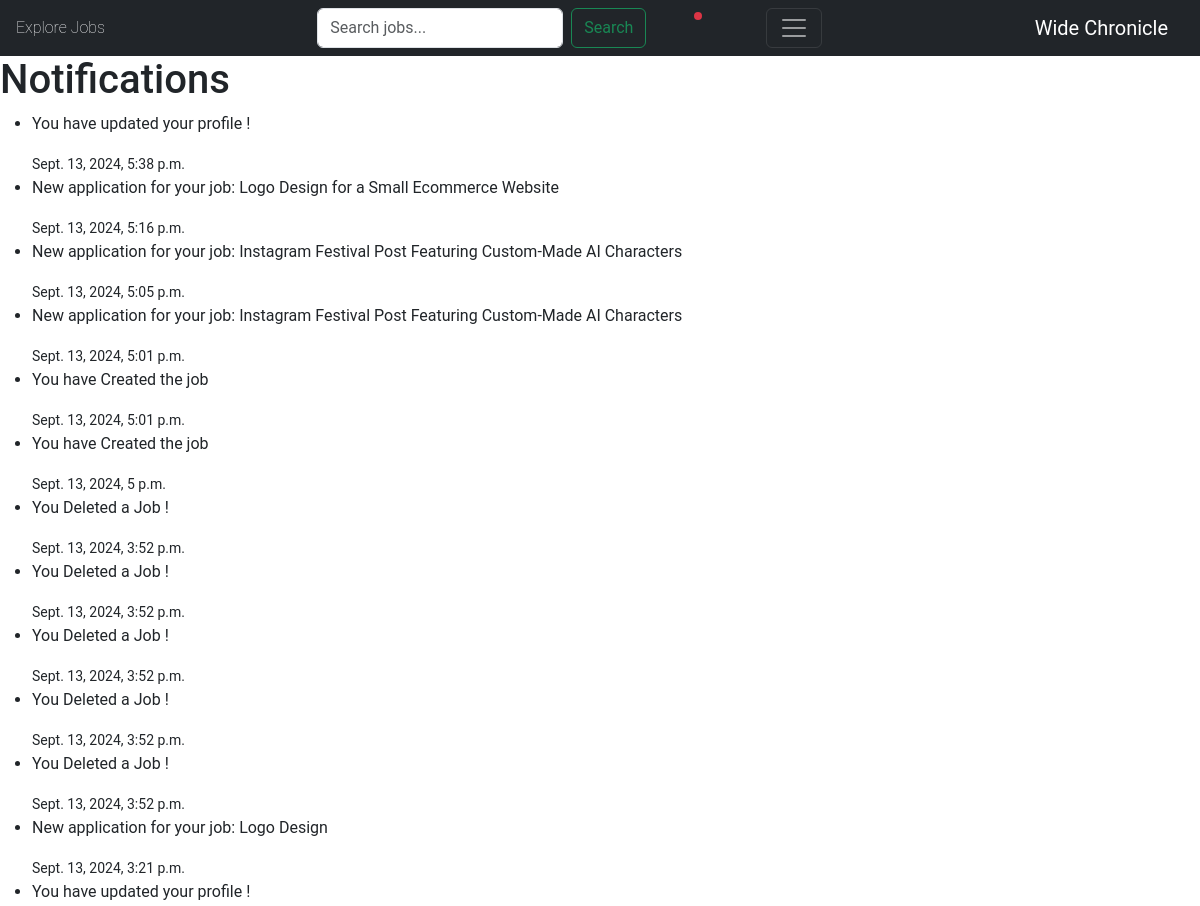
The page /notifications/ (signed in, upper part) on the database as committed earlier.
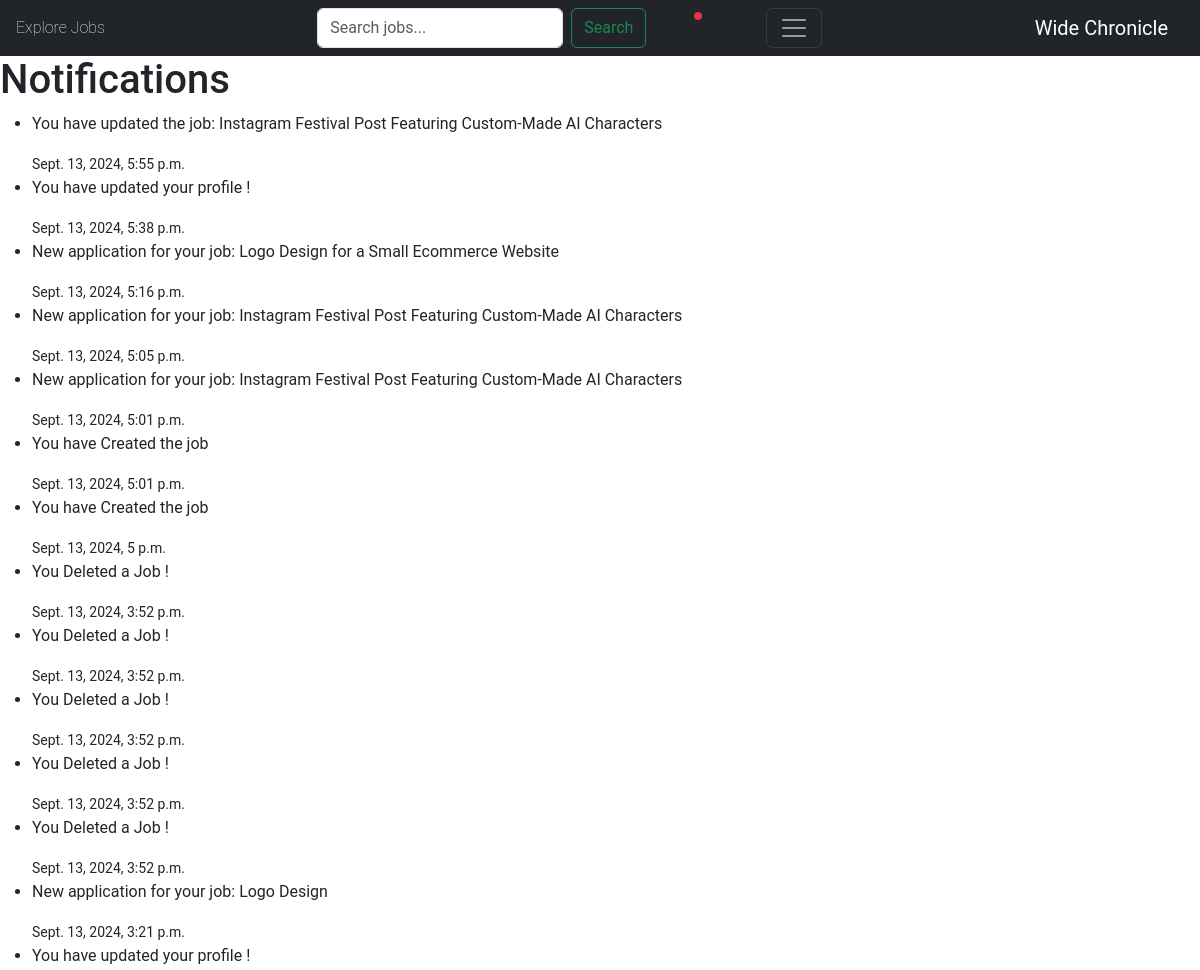
The same page on the database as committed later.
### jobs/models.py (models this page shows, shortened)
class Notification(models.Model):
    user = models.ForeignKey(User, on_delete=models.CASCADE)
    message = models.TextField()
    timestamp = models.DateTimeField(auto_now_add=True)
    is_read = models.BooleanField(default=False)
    class Meta:
        ordering = ['-timestamp']

### jobs/views.py (the view)
# urls.py: path('notifications/', notifications_view, name='notifications'),
def notifications_view(request):
    notifications = Notification.objects.filter(user=request.user,)
    context = {'notifications': notifications}
    if notifications:
        mark_notifications_as_read(request)
    return render(request, 'jobs/notifications.html', context)

### accounts/models.py (called while the page is built)
    def role(self):
        if hasattr(self, 'seller'):
            return 'Seller'
        elif hasattr(self, 'buyer'):
            return 'Buyer'
        else:
            return None

    def name(user):
        if hasattr(user, 'seller'):
            return user.seller.name
        elif hasattr(user, 'buyer'):
            return user.buyer.name

    def profile_pic(user):
        if hasattr(user, 'seller'):
            return user.seller.profile_pic.url
        elif hasattr(user, 'buyer'):
            return user.buyer.profile_pic.url
        return user.profile_pic

### jobs/context_processors.py (called while the page is built)
def unread_notifications(request):
    if request.user.is_authenticated:
        unread_count = Notification.objects.filter(user=request.user, is_read=False).count()
    else:
        unread_count = 0
    return {
        'unread_notifications_count': unread_count
    }

### jobs/views.py (called while the page is built)
def mark_notifications_as_read(request):
    notifications = Notification.objects.filter(user=request.user, is_read=False)
    notifications.update(is_read=True)

### jobs/templates/jobs/notifications.html
{% extends 'jobs/_base.html' %}
{% block content %}
<h1>Notifications</h1>
<ul>
    {% for notification in notifications %}
        <li>
            <p>{{ notification.message }}</p>
            <small>{{ notification.timestamp }}</small>
        </li>
    {% empty %}
        <li>No new notifications.</li>
    {% endfor %}
</ul>
{% endblock %}

Rows that differ between the two databases and show on the page:
added Notification: message "You have updated the job: Instagram Festival Post Featuring Custom-Made AI Characters", timestamp "Sept. 13, 2024, 5:55 p.m."
